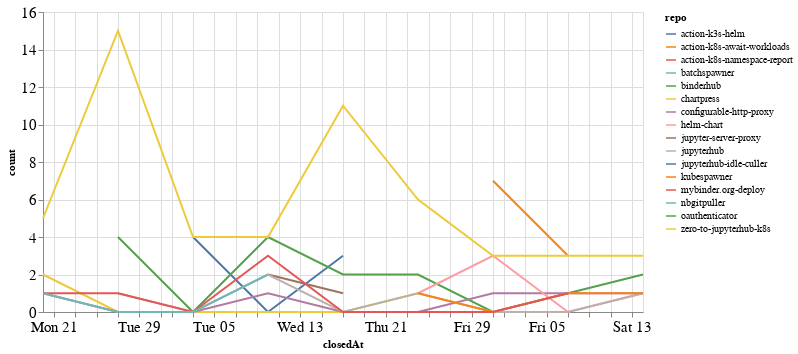

Write notebook code for a chart like this one.
### Code cell
closed_by_time = closed_by.groupby('repo').resample('W', on='closedAt').count()['author'].reset_index()
closed_by_time = closed_by_time.rename(columns={'author': 'count'})

alt.Chart(closed_by_time, width=600).mark_line().encode(
    x='closedAt',
    y='count',
    color='repo',
    tooltip="repo"
)

### Figure 1 — Vega-Lite specification as saved in the notebook (floating-point values rounded to 4 significant figures)
{"config": {"axisLeft": {"labelFontSize": 15}, "axisBottom": {"labelFontSize": 15}}, "data": {"name": "data-19be0b248a8453e0959bc1ad91517533"}, "mark": "line", "encoding": {"color": {"type": "nominal", "field": "repo"}, "tooltip": {"type": "nominal", "field": "repo"}, "x": {"type": "temporal", "field": "closedAt"}, "y": {"type": "quantitative", "field": "count"}}, "width": 600, "$schema": "https://vega.github.io/schema/vega-lite/v4.8.1.json", "datasets": {"data-19be0b248a8453e0959bc1ad91517533": [{"repo": "action-k3s-helm", "closedAt": "2021-01-03T00:00:00", "count": 4}, {"repo": "action-k3s-helm", "closedAt": "2021-01-10T00:00:00", "count": 0}, {"repo": "action-k3s-helm", "closedAt": "2021-01-17T00:00:00", "count": 3}, {"repo": "action-k8s-await-workloads", "closedAt": "2021-01-31T00:00:00", "count": 7}, {"repo": "action-k8s-await-workloads", "closedAt": "2021-02-07T00:00:00", "count": 3}, {"repo": "action-k8s-namespace-report", "closedAt": "2021-02-07T00:00:00", "count": 1}, {"repo": "batchspawner", "closedAt": "2021-01-31T00:00:00", "count": 4}, {"repo": "binderhub", "closedAt": "2020-12-27T00:00:00", "count": 4}, {"repo": "binderhub", "closedAt": "2021-01-03T00:00:00", "count": 0}, {"repo": "binderhub", "closedAt": "2021-01-10T00:00:00", "count": 4}, {"repo": "binderhub", "closedAt": "2021-01-17T00:00:00", "count": 2}, {"repo": "binderhub", "closedAt": "2021-01-24T00:00:00", "count": 2}, {"repo": "binderhub", "closedAt": "2021-01-31T00:00:00", "count": 0}, {"repo": "binderhub", "closedAt": "2021-02-07T00:00:00", "count": 1}, {"repo": "binderhub", "closedAt": "2021-02-14T00:00:00", "count": 2}, {"repo": "chartpress", "closedAt": "2020-12-20T00:00:00", "count": 2}, {"repo": "chartpress", "closedAt": "2020-12-27T00:00:00", "count": 0}, {"repo": "chartpress", "closedAt": "2021-01-03T00:00:00", "count": 0}, {"repo": "chartpress", "closedAt": "2021-01-10T00:00:00", "count": 0}, {"repo": "chartpress", "closedAt": "2021-01-17T00:00:00", "count": 0}, {"repo": "chartpress", "closedAt": "2021-01-24T00:00:00", "count": 1}, {"repo": "configurable-http-proxy", "closedAt": "2020-12-20T00:00:00", "count": 1}, {"repo": "configurable-http-proxy", "closedAt": "2020-12-27T00:00:00", "count": 0}, {"repo": "configurable-http-proxy", "closedAt": "2021-01-03T00:00:00", "count": 0}, {"repo": "configurable-http-proxy", "closedAt": "2021-01-10T00:00:00", "count": 1}, {"repo": "configurable-http-proxy", "closedAt": "2021-01-17T00:00:00", "count": 0}, {"repo": "configurable-http-proxy", "closedAt": "2021-01-24T00:00:00", "count": 0}, {"repo": "configurable-http-proxy", "closedAt": "2021-01-31T00:00:00", "count": 1}, {"repo": "configurable-http-proxy", "closedAt": "2021-02-07T00:00:00", "count": 1}, {"repo": "configurable-http-proxy", "closedAt": "2021-02-14T00:00:00", "count": 1}, {"repo": "helm-chart", "closedAt": "2021-01-24T00:00:00", "count": 1}, {"repo": "helm-chart", "closedAt": "2021-01-31T00:00:00", "count": 3}, {"repo": "helm-chart", "closedAt": "2021-02-07T00:00:00", "count": 0}, {"repo": "helm-chart", "closedAt": "2021-02-14T00:00:00", "count": 1}, {"repo": "jupyter-server-proxy", "closedAt": "2021-01-10T00:00:00", "count": 2}, {"repo": "jupyter-server-proxy", "closedAt": "2021-01-17T00:00:00", "count": 1}, {"repo": "jupyterhub", "closedAt": "2020-12-27T00:00:00", "count": 1}, {"repo": "jupyterhub", "closedAt": "2021-01-03T00:00:00", "count": 0}, {"repo": "jupyterhub", "closedAt": "2021-01-10T00:00:00", "count": 2}, {"repo": "jupyterhub", "closedAt": "2021-01-17T00:00:00", "count": 0}, {"repo": "jupyterhub", "closedAt": "2021-01-24T00:00:00", "count": 1}, {"repo": "jupyterhub", "closedAt": "2021-01-31T00:00:00", "count": 0}, {"repo": "jupyterhub", "closedAt": "2021-02-07T00:00:00", "count": 0}, {"repo": "jupyterhub", "closedAt": "2021-02-14T00:00:00", "count": 1}, {"repo": "jupyterhub-idle-culler", "closedAt": "2021-01-31T00:00:00", "count": 1}, {"repo": "kubespawner", "closedAt": "2021-01-24T00:00:00", "count": 1}, {"repo": "kubespawner", "closedAt": "2021-01-31T00:00:00", "count": 0}, {"repo": "kubespawner", "closedAt": "2021-02-07T00:00:00", "count": 1}, {"repo": "kubespawner", "closedAt": "2021-02-14T00:00:00", "count": 1}, {"repo": "mybinder.org-deploy", "closedAt": "2020-12-20T00:00:00", "count": 1}, {"repo": "mybinder.org-deploy", "closedAt": "2020-12-27T00:00:00", "count": 1}, {"repo": "mybinder.org-deploy", "closedAt": "2021-01-03T00:00:00", "count": 0}, {"repo": "mybinder.org-deploy", "closedAt": "2021-01-10T00:00:00", "count": 3}, {"repo": "mybinder.org-deploy", "closedAt": "2021-01-17T00:00:00", "count": 0}, {"repo": "mybinder.org-deploy", "closedAt": "2021-01-24T00:00:00", "count": 0}, {"repo": "mybinder.org-deploy", "closedAt": "2021-01-31T00:00:00", "count": 0}, {"repo": "mybinder.org-deploy", "closedAt": "2021-02-07T00:00:00", "count": 1}, {"repo": "nbgitpuller", "closedAt": "2020-12-20T00:00:00", "count": 1}, {"repo": "nbgitpuller", "closedAt": "2020-12-27T00:00:00", "count": 0}, {"repo": "nbgitpuller", "closedAt": "2021-01-03T00:00:00", "count": 0}, {"repo": "nbgitpuller", "closedAt": "2021-01-10T00:00:00", "count": 2}, {"repo": "oauthenticator", "closedAt": "2021-02-07T00:00:00", "count": 1}, {"repo": "zero-to-jupyterhub-k8s", "closedAt": "2020-12-20T00:00:00", "count": 5}, {"repo": "zero-to-jupyterhub-k8s", "closedAt": "2020-12-27T00:00:00", "count": 15}, {"repo": "zero-to-jupyterhub-k8s", "closedAt": "2021-01-03T00:00:00", "count": 4}, {"repo": "zero-to-jupyterhub-k8s", "closedAt": "2021-01-10T00:00:00", "count": 4}, {"repo": "zero-to-jupyterhub-k8s", "closedAt": "2021-01-17T00:00:00", "count": 11}, {"repo": "zero-to-jupyterhub-k8s", "closedAt": "2021-01-24T00:00:00", "count": 6}, {"repo": "zero-to-jupyterhub-k8s", "closedAt": "2021-01-31T00:00:00", "count": 3}, {"repo": "zero-to-jupyterhub-k8s", "closedAt": "2021-02-07T00:00:00", "count": 3}, {"repo": "zero-to-jupyterhub-k8s", "closedAt": "2021-02-14T00:00:00", "count": 3}]}}
